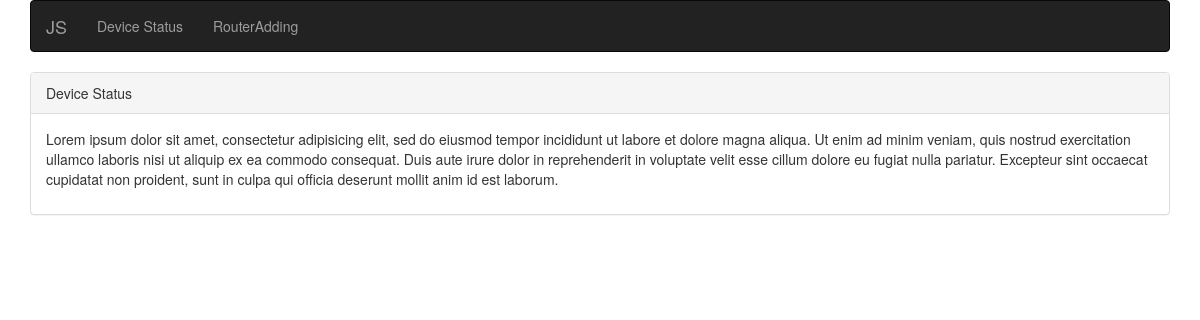
The app's page /basic_app/devicestatus/, older data.
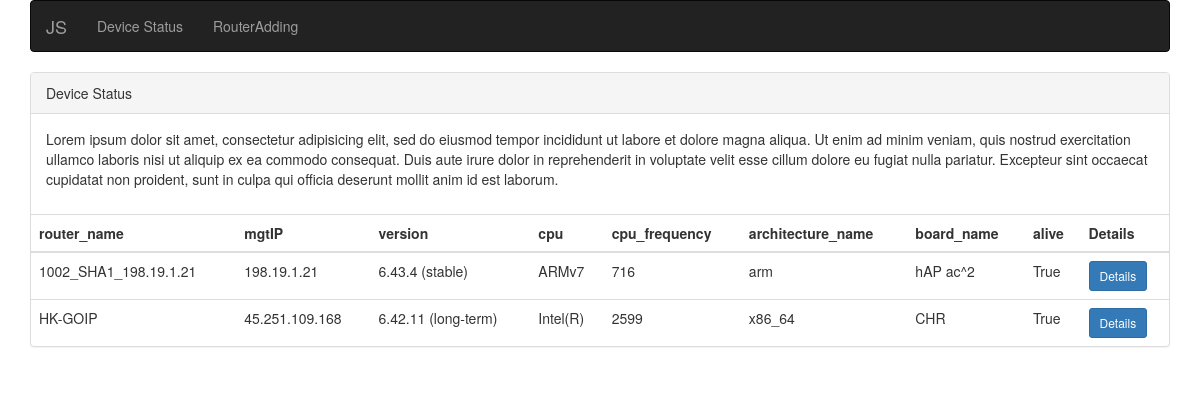
The same page, newer data.
### basic_app/models.py (models this page shows, shortened)
class Class_Model_Model1(models.Model):
    router_name = models.CharField(max_length = 60,unique=True)
    mgtIP = models.CharField(max_length = 60)
    version = models.CharField(max_length = 60)
    cpu = models.CharField(max_length = 60)
    cpu_frequency = models.CharField(max_length = 60)
    architecture_name = models.CharField(max_length = 60)
    board_name = models.CharField(max_length = 60)
    alive = models.CharField(max_length = 60)

### basic_app/views.py (the view)
def devicestatus(request):
    devicestatus = Class_Model_Model1.objects.order_by('router_name')
    devicestatus_dict = {'device_status':devicestatus}
    return render(request,'basic_app/devicestatus.html',devicestatus_dict)

### templates/basic_app/devicestatus.html
<!DOCTYPE html>
{% extends "basic_app/base.html" %}
    {% block body_block%}
    <div class="panel panel-default" >
      <div class="panel-heading">Device Status</div>
      <div class="panel-body">
        <p>Lorem ipsum dolor sit amet, consectetur adipisicing elit, sed do eiusmod tempor incididunt ut labore et dolore magna aliqua. Ut enim ad minim veniam, quis nostrud exercitation ullamco laboris nisi ut aliquip ex ea commodo consequat. Duis aute irure dolor in reprehenderit in voluptate velit esse cillum dolore eu fugiat nulla pariatur. Excepteur sint occaecat cupidatat non proident, sunt in culpa qui officia deserunt mollit anim id est laborum.</p>
      </div>
      {% if device_status %}
      <table class="table table-hover">
        <thead>
          <th>router_name</th>
          <th>mgtIP</th>
          <th>version</th>
          <th>cpu</th>
          <th>cpu_frequency</th>
          <th>architecture_name</th>
          <th>board_name</th>
          <th>alive</th>
          <th>Details</th>
        </thead>
        {% for ds in device_status %}
        <tr>
          <td>{{ds.router_name}}</td>
          <td>{{ds.mgtIP}}</td>
          <td>{{ds.version}}</td>
          <td>{{ds.cpu}}</td>
          <td>{{ds.cpu_frequency}}</td>
          <td>{{ds.architecture_name}}</td>
          <td>{{ds.board_name}}</td>
          <td>{{ds.alive}}</td>
          <td><a href="{% url 'basic_app:RouterAdding' %}" class="btn btn-primary btn-lg btn-sm" role="button">Details</a></td>
        </tr>
        {% endfor %}
        {% endif %}
      </table>
    </div>
    {% endblock %}

### templates/basic_app/base.html (shortened to what this page needs)
<!DOCTYPE html>
<html>
  <head>
    <link rel="stylesheet" href="https://maxcdn.bootstrapcdn.com/bootstrap/3.3.7/css/bootstrap.min.css">
  </head>
  <body>
    <div class="container">
    <nav class="navbar navbar-default navbar-inverse">
      <div class="container-fluid">
        <div class="navbar-header">
          <a class="navbar-brand" href="{% url 'index' %}">JS</a>
        </div>
        <div class="collapse navbar-collapse" id="bs-example-navbar-collapse-1">
          <ul class="nav navbar-nav">
            <li><a href="{% url 'basic_app:devicestatus' %}">Device Status</a></li>
            <li><a class="navbar-link" href="{% url 'basic_app:RouterAdding' %}">RouterAdding</a></li>
          </ul>
        </div>
      </div>
    </nav>
    {% block body_block %}{% endblock %}
    </div>
  </body>
</html>

Row changes from the older to the newer data that the page shows:
added Class_Model_Model1: router_name "1002_SHA1_198.19.1.21", mgtIP "198.19.1.21", version "6.43.4 (stable)", cpu "ARMv7", cpu_frequency "716", architecture_name "arm", board_name "hAP ac^2", alive "True"
added Class_Model_Model1: router_name "HK-GOIP", mgtIP "45.251.109.168", version "6.42.11 (long-term)", cpu "Intel(R)", cpu_frequency "2599", architecture_name "x86_64", board_name "CHR", alive "True"
Text that changed along with them:
text now shown: "router_name mgtIP version cpu cpu_frequency architecture_name board_name alive Details"
